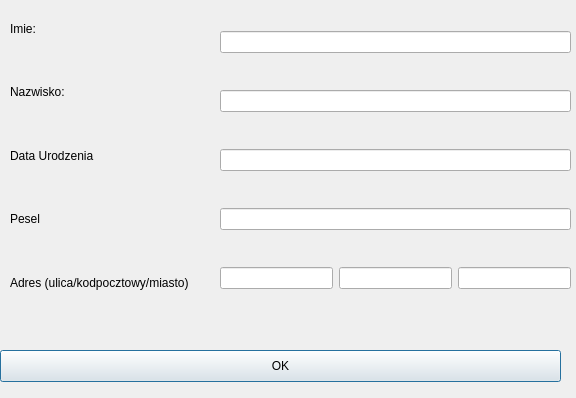
<?xml version="1.0" encoding="UTF-8"?>
<ui version="4.0">
 <class>Dialog</class>
 <widget class="QDialog" name="Dialog">
  <property name="geometry">
   <rect>
    <x>0</x>
    <y>0</y>
    <width>576</width>
    <height>398</height>
   </rect>
  </property>
  <property name="windowTitle">
   <string>Dialog</string>
  </property>
  <widget class="QWidget" name="gridLayoutWidget">
   <property name="geometry">
    <rect>
     <x>10</x>
     <y>0</y>
     <width>209</width>
     <height>311</height>
    </rect>
   </property>
   <layout class="QGridLayout" name="gridLayout">
    <item row="1" column="0">
     <widget class="QLabel" name="label">
      <property name="text">
       <string>Imie:</string>
      </property>
     </widget>
    </item>
    <item row="4" column="0">
     <widget class="QLabel" name="label_3">
      <property name="text">
       <string>Pesel</string>
      </property>
     </widget>
    </item>
    <item row="5" column="0">
     <widget class="QLabel" name="label_2">
      <property name="text">
       <string>Adres (ulica/kodpocztowy/miasto)</string>
      </property>
     </widget>
    </item>
    <item row="2" column="0">
     <widget class="QLabel" name="label_5">
      <property name="text">
       <string>Nazwisko:</string>
      </property>
     </widget>
    </item>
    <item row="3" column="0">
     <widget class="QLabel" name="label_4">
      <property name="text">
       <string>Data Urodzenia</string>
      </property>
     </widget>
    </item>
   </layout>
  </widget>
  <widget class="QWidget" name="gridLayoutWidget_2">
   <property name="geometry">
    <rect>
     <x>220</x>
     <y>0</y>
     <width>351</width>
     <height>321</height>
    </rect>
   </property>
   <layout class="QGridLayout" name="gridLayout_2">
    <item row="4" column="0">
     <widget class="QLineEdit" name="streetEdit"/>
    </item>
    <item row="4" column="1">
     <widget class="QLineEdit" name="zipCodeEdit"/>
    </item>
    <item row="4" column="2">
     <widget class="QLineEdit" name="cityEdit"/>
    </item>
    <item row="3" column="0" colspan="3">
     <widget class="QLineEdit" name="peselEdit"/>
    </item>
    <item row="2" column="0" colspan="3">
     <widget class="QLineEdit" name="birthDateEdit"/>
    </item>
    <item row="1" column="0" colspan="3">
     <widget class="QLineEdit" name="lastNameEdit"/>
    </item>
    <item row="0" column="0" colspan="3">
     <widget class="QLineEdit" name="nameEdit"/>
    </item>
   </layout>
  </widget>
  <widget class="QPushButton" name="saveButton">
   <property name="geometry">
    <rect>
     <x>0</x>
     <y>350</y>
     <width>561</width>
     <height>32</height>
    </rect>
   </property>
   <property name="text">
    <string>OK</string>
   </property>
  </widget>
 </widget>
 <resources/>
 <connections/>
</ui>
